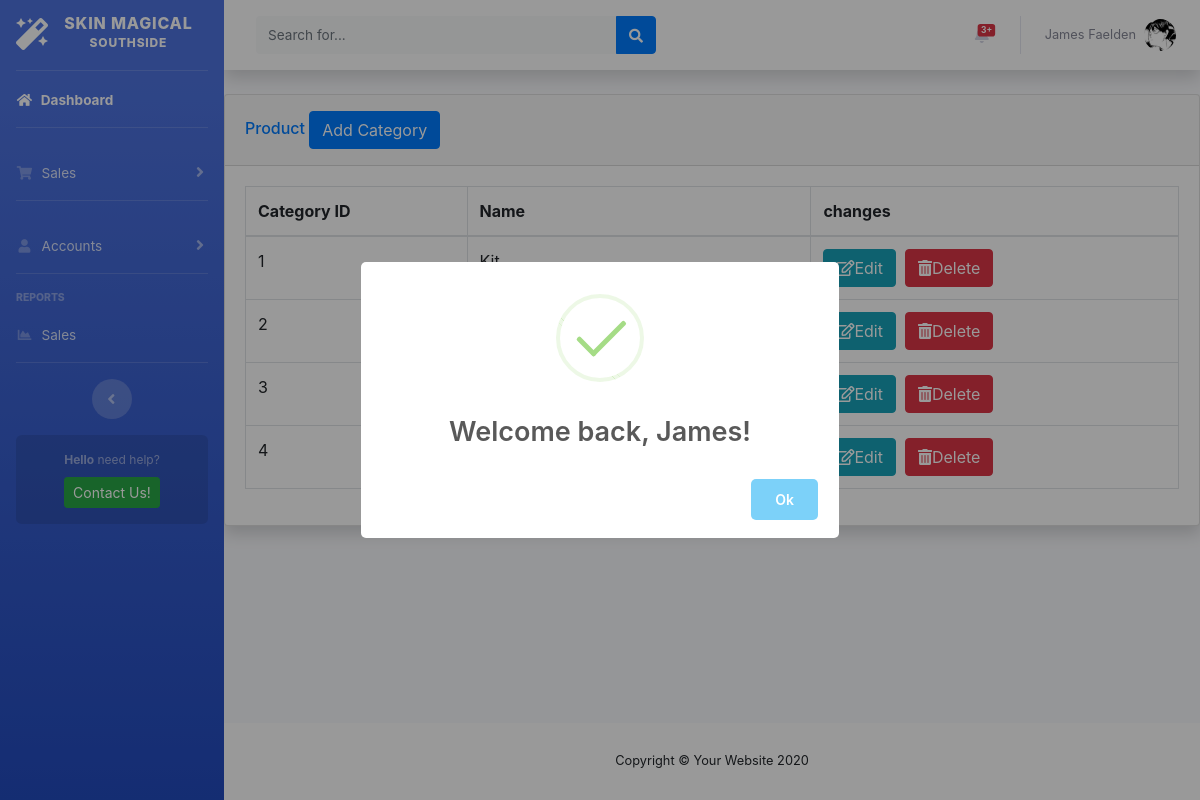
The app's page /pages/productCategory.php (signed in) with its own data.
### tables this page shows
CREATE TABLE `category` (
  `category_id` int NOT NULL,
  `category_name` varchar(100) DEFAULT NULL,
  `login_id` int NOT NULL,
  `created_at` datetime NOT NULL DEFAULT CURRENT_TIMESTAMP
);

### pages/productCategory.php (the view, shortened to what this page needs)
<?php
include '../includes/header.php';
include '../includes/topbar.php';
include '../config/connection.php';
?>
<div id="content-wrapper" class="d-flex flex-column">
    <div class="contatiner-fluid">
        <div class="card shadow mb-4">
            <div class="card-header py-3">
                <h6 class="m-0 font-weight-bold- text-primary"> Product
                    <button type="button" class="btn btn-primary" data-toggle="modal" data-target="#addCategory">
                        Add Category
                    </button>
                </h6>
            </div>
            <div class="card-body">
                <div class="table-responsive">
                    <table class="table table-bordered" id="dataTable" width="100%" cellspacing="0">
                        <thead>
                            <tr>
                                <th>Category ID</th>
                                <th>Name</th>
                                <th>changes</th>
                            </tr>
                        </thead>
                        <tbody>
                            <?php
                            $sql = "SELECT category_id, category_name FROM category";
                            $result = mysqli_query($db, $sql) or die (mysqli_error($db));
                            while ($row = mysqli_fetch_assoc($result)) {
                                ?>
                            <tr>
                                <td><?php echo $row['category_id'] ?></td>
                                <td><?php echo $row['category_name'] ?></td>
                                <td><button type="button" class="btn editbtn btn-info" id="editbtn"><i class="far fa-edit"></i>Edit</button>
                                &nbsp<button class="btn deletebtn btn-danger" id="deletebtn"><i class="fas fa-trash-alt"></i>Delete</button></td>
                            </tr>
                                <?php
                            }
                            ?>
                        </tbody>
                    </table>
                </div>
            </div>
        </div>
    </div>
</div>
</div>
<?php
    include '../includes/footer.php';
?>

### records on screen
category: category_id "1", category_name "Kit"
category: category_id "2"
category: category_id "3"
category: category_id "4"

### other values on screen
$_SESSION['name'] "James Faelden"
